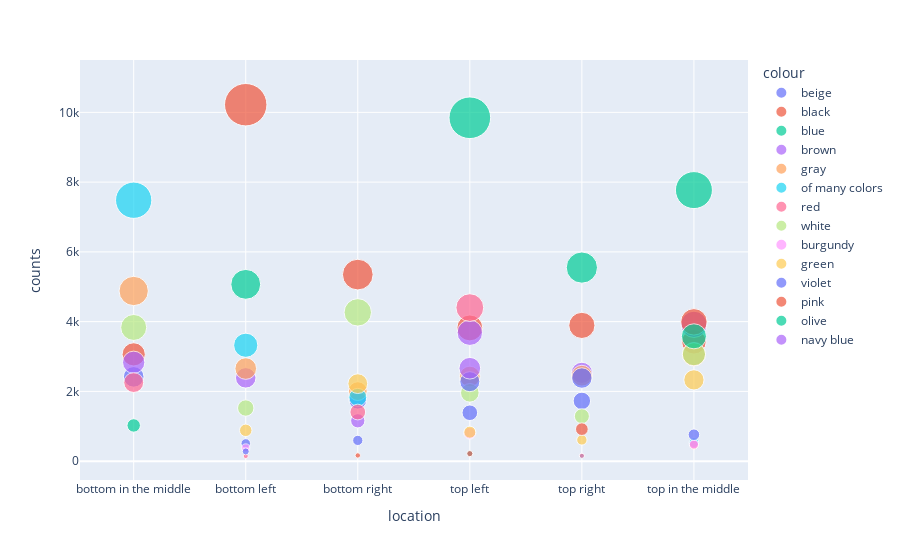

Notebook code cell kept with this figure:
### Markdown cell above
## What is the most attractable section in page and color of product per type?

### Code cell
df2 = df.groupby(by=["location", "colour"]).size().reset_index(name="counts")
fig = px.scatter(df2, x="location", y="counts",
                 color='colour', size='counts', size_max=30)
fig.show()

### Figure 1 — Plotly figure (JSON) as saved in the notebook; plotly's stock layout.template omitted (floating-point values rounded to 4 significant figures)
{"data": [{"hovertemplate": "colour=beige<br>location=%{x}<br>counts=%{marker.size}<extra></extra>", "legendgroup": "beige", "marker": {"color": "#636efa", "size": [2416, 509, 1744, 1388, 1728], "sizemode": "area", "sizeref": 11.35, "symbol": "circle"}, "mode": "markers", "name": "beige", "orientation": "v", "showlegend": true, "type": "scatter", "x": ["bottom in the middle", "bottom left", "bottom right", "top left", "top right"], "xaxis": "x", "y": [2416, 509, 1744, 1388, 1728], "yaxis": "y"}, {"hovertemplate": "colour=black<br>location=%{x}<br>counts=%{marker.size}<extra></extra>", "legendgroup": "black", "marker": {"color": "#EF553B", "size": [3062, 10219, 5349, 3422, 3820, 3892], "sizemode": "area", "sizeref": 11.35, "symbol": "circle"}, "mode": "markers", "name": "black", "orientation": "v", "showlegend": true, "type": "scatter", "x": ["bottom in the middle", "bottom left", "bottom right", "top in the middle", "top left", "top right"], "xaxis": "x", "y": [3062, 10219, 5349, 3422, 3820, 3892], "yaxis": "y"}, {"hovertemplate": "colour=blue<br>location=%{x}<br>counts=%{marker.size}<extra></extra>", "legendgroup": "blue", "marker": {"color": "#00cc96", "size": [1024, 5069, 7771, 9845, 5550], "sizemode": "area", "sizeref": 11.35, "symbol": "circle"}, "mode": "markers", "name": "blue", "orientation": "v", "showlegend": true, "type": "scatter", "x": ["bottom in the middle", "bottom left", "top in the middle", "top left", "top right"], "xaxis": "x", "y": [1024, 5069, 7771, 9845, 5550], "yaxis": "y"}, {"hovertemplate": "colour=brown<br>location=%{x}<br>counts=%{marker.size}<extra></extra>", "legendgroup": "brown", "marker": {"color": "#ab63fa", "size": [2834, 2388, 1157, 3923, 3682, 2533], "sizemode": "area", "sizeref": 11.35, "symbol": "circle"}, "mode": "markers", "name": "brown", "orientation": "v", "showlegend": true, "type": "scatter", "x": ["bottom in the middle", "bottom left", "bottom right", "top in the middle", "top left", "top right"], "xaxis": "x", "y": [2834, 2388, 1157, 3923, 3682, 2533], "yaxis": "y"}, {"hovertemplate": "colour=gray<br>location=%{x}<br>counts=%{marker.size}<extra></extra>", "legendgroup": "gray", "marker": {"color": "#FFA15A", "size": [4879, 2655, 2008, 3057, 2427, 2450], "sizemode": "area", "sizeref": 11.35, "symbol": "circle"}, "mode": "markers", "name": "gray", "orientation": "v", "showlegend": true, "type": "scatter", "x": ["bottom in the middle", "bottom left", "bottom right", "top in the middle", "top left", "top right"], "xaxis": "x", "y": [4879, 2655, 2008, 3057, 2427, 2450], "yaxis": "y"}, {"hovertemplate": "colour=of many colors<br>location=%{x}<br>counts=%{marker.size}<extra></extra>", "legendgroup": "of many colors", "marker": {"color": "#19d3f3", "size": [7481, 3323, 1830, 529, 218, 150], "sizemode": "area", "sizeref": 11.35, "symbol": "circle"}, "mode": "markers", "name": "of many colors", "orientation": "v", "showlegend": true, "type": "scatter", "x": ["bottom in the middle", "bottom left", "bottom right", "top in the middle", "top left", "top right"], "xaxis": "x", "y": [7481, 3323, 1830, 529, 218, 150], "yaxis": "y"}, {"hovertemplate": "colour=red<br>location=%{x}<br>counts=%{marker.size}<extra></extra>", "legendgroup": "red", "marker": {"color": "#FF6692", "size": [2254, 148, 1408, 465, 4401, 154], "sizemode": "area", "sizeref": 11.35, "symbol": "circle"}, "mode": "markers", "name": "red", "orientation": "v", "showlegend": true, "type": "scatter", "x": ["bottom in the middle", "bottom left", "bottom right", "top in the middle", "top left", "top right"], "xaxis": "x", "y": [2254, 148, 1408, 465, 4401, 154], "yaxis": "y"}, {"hovertemplate": "colour=white<br>location=%{x}<br>counts=%{marker.size}<extra></extra>", "legendgroup": "white", "marker": {"color": "#B6E880", "size": [3833, 1523, 4266, 3069, 1959, 1289], "sizemode": "area", "sizeref": 11.35, "symbol": "circle"}, "mode": "markers", "name": "white", "orientation": "v", "showlegend": true, "type": "scatter", "x": ["bottom in the middle", "bottom left", "bottom right", "top in the middle", "top left", "top right"], "xaxis": "x", "y": [3833, 1523, 4266, 3069, 1959, 1289], "yaxis": "y"}, {"hovertemplate": "colour=burgundy<br>location=%{x}<br>counts=%{marker.size}<extra></extra>", "legendgroup": "burgundy", "marker": {"color": "#FF97FF", "size": [379, 486, 802], "sizemode": "area", "sizeref": 11.35, "symbol": "circle"}, "mode": "markers", "name": "burgundy", "orientation": "v", "showlegend": true, "type": "scatter", "x": ["bottom left", "top in the middle", "top left"], "xaxis": "x", "y": [379, 486, 802], "yaxis": "y"}, {"hovertemplate": "colour=green<br>location=%{x}<br>counts=%{marker.size}<extra></extra>", "legendgroup": "green", "marker": {"color": "#FECB52", "size": [884, 2222, 2330, 831, 609], "sizemode": "area", "sizeref": 11.35, "symbol": "circle"}, "mode": "markers", "name": "green", "orientation": "v", "showlegend": true, "type": "scatter", "x": ["bottom left", "bottom right", "top in the middle", "top left", "top right"], "xaxis": "x", "y": [884, 2222, 2330, 831, 609], "yaxis": "y"}, {"hovertemplate": "colour=violet<br>location=%{x}<br>counts=%{marker.size}<extra></extra>", "legendgroup": "violet", "marker": {"color": "#636efa", "size": [280, 595, 758, 2279, 2383], "sizemode": "area", "sizeref": 11.35, "symbol": "circle"}, "mode": "markers", "name": "violet", "orientation": "v", "showlegend": true, "type": "scatter", "x": ["bottom left", "bottom right", "top in the middle", "top left", "top right"], "xaxis": "x", "y": [280, 595, 758, 2279, 2383], "yaxis": "y"}, {"hovertemplate": "colour=pink<br>location=%{x}<br>counts=%{marker.size}<extra></extra>", "legendgroup": "pink", "marker": {"color": "#EF553B", "size": [164, 3994, 216, 918], "sizemode": "area", "sizeref": 11.35, "symbol": "circle"}, "mode": "markers", "name": "pink", "orientation": "v", "showlegend": true, "type": "scatter", "x": ["bottom right", "top in the middle", "top left", "top right"], "xaxis": "x", "y": [164, 3994, 216, 918], "yaxis": "y"}, {"hovertemplate": "colour=olive<br>location=%{x}<br>counts=%{marker.size}<extra></extra>", "legendgroup": "olive", "marker": {"color": "#00cc96", "size": [3579], "sizemode": "area", "sizeref": 11.35, "symbol": "circle"}, "mode": "markers", "name": "olive", "orientation": "v", "showlegend": true, "type": "scatter", "x": ["top in the middle"], "xaxis": "x", "y": [3579], "yaxis": "y"}, {"hovertemplate": "colour=navy blue<br>location=%{x}<br>counts=%{marker.size}<extra></extra>", "legendgroup": "navy blue", "marker": {"color": "#ab63fa", "size": [2664], "sizemode": "area", "sizeref": 11.35, "symbol": "circle"}, "mode": "markers", "name": "navy blue", "orientation": "v", "showlegend": true, "type": "scatter", "x": ["top left"], "xaxis": "x", "y": [2664], "yaxis": "y"}], "layout": {"legend": {"itemsizing": "constant", "title": {"text": "colour"}, "tracegroupgap": 0}, "margin": {"t": 60}, "xaxis": {"anchor": "y", "domain": [0.0, 1.0], "title": {"text": "location"}}, "yaxis": {"anchor": "x", "domain": [0.0, 1.0], "title": {"text": "counts"}}}}
